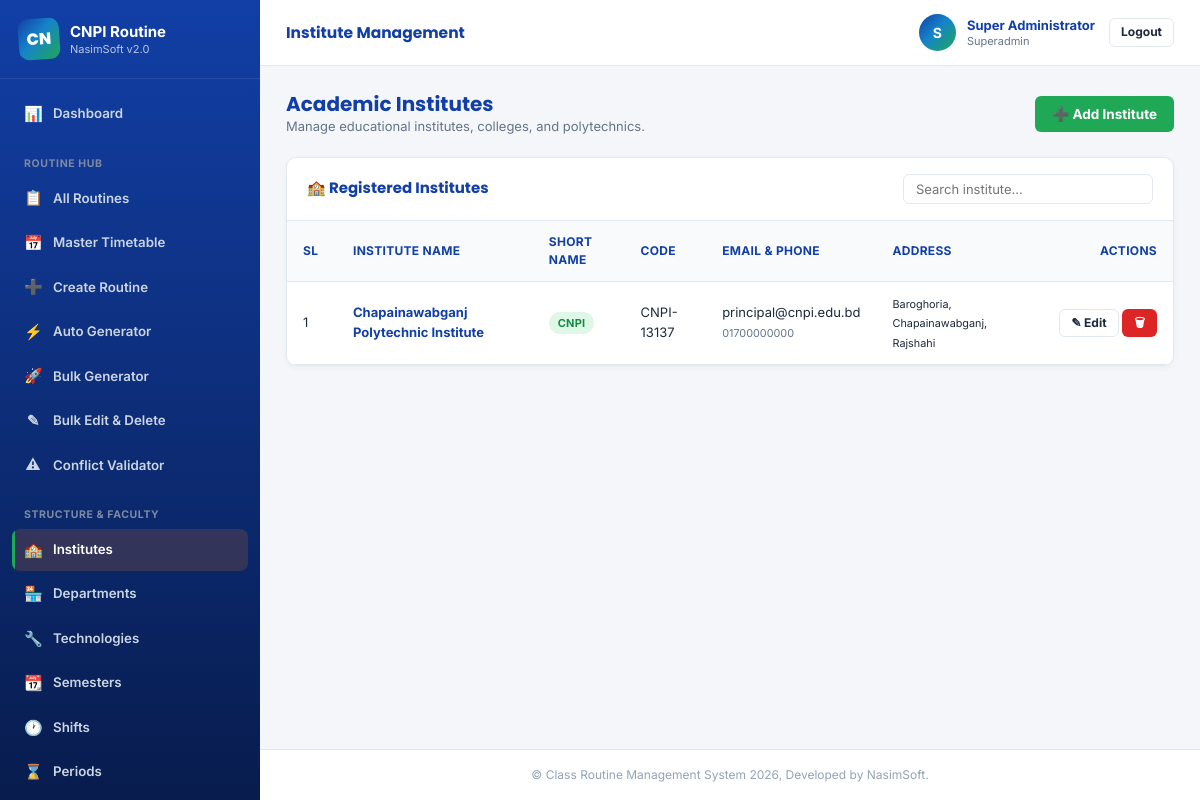
Page /admin/institutes.php (signed in) on the committed database.
### tables this page shows
CREATE TABLE `institutes` (
    `id` INT AUTO_INCREMENT PRIMARY KEY,
    `name` VARCHAR(255) NOT NULL,
    `short_name` VARCHAR(50) NOT NULL,
    `code` VARCHAR(50) NULL,
    `address` TEXT NULL,
    `email` VARCHAR(120) NULL,
    `phone` VARCHAR(50) NULL,
    `logo_path` VARCHAR(255) NULL,
    `created_at` TIMESTAMP DEFAULT CURRENT_TIMESTAMP,
    `updated_at` TIMESTAMP DEFAULT CURRENT_TIMESTAMP ON UPDATE CURRENT_TIMESTAMP
);

### includes/functions.php (called while the page is built, shortened)
<?php
function generateCsrfToken(): string {
    return $_SESSION['csrf_token'];
}

### admin/institutes.php (the view, shortened to what this page needs)
<?php
$db = Database::getInstance();
$institutes = $db->query("SELECT * FROM institutes ORDER BY id DESC")->fetchAll();
require_once __DIR__ . '/../includes/header.php';
?>
<div style="display: flex; justify-content: space-between; align-items: center; margin-bottom: 20px;">
    <div>
        <h2 style="color: var(--navy-blue); font-size: 20px; font-weight: 700;">Academic Institutes</h2>
        <p style="color: var(--text-muted); font-size: 13px;">Manage educational institutes, colleges, and polytechnics.</p>
    </div>
    <button class="btn btn-accent" onclick="App.openModal('instituteModal')">&#10133; Add Institute</button>
</div>
<div class="card">
    <div class="card-header">
        <h3>&#127979; Registered Institutes</h3>
        <input type="text" id="instituteSearch" class="form-control" placeholder="Search institute..." style="max-width: 250px; padding: 6px 12px; font-size: 13px;">
    </div>
    <div class="card-body" style="padding: 0;">
        <div class="table-responsive">
            <table class="table" id="instituteTable">
                <thead>
                    <tr>
                        <th style="width: 50px;">SL</th>
                        <th>Institute Name</th>
                        <th>Short Name</th>
                        <th>Code</th>
                        <th>Email & Phone</th>
                        <th>Address</th>
                        <th style="width: 130px; text-align: right;">Actions</th>
                    </tr>
                </thead>
                <tbody>
                    <?php if (empty($institutes)): ?>
                        <tr>
                            <td colspan="7" style="text-align: center; padding: 25px; color: var(--text-muted);">No institutes added yet.</td>
                        </tr>
                    <?php else: ?>
                        <?php foreach ($institutes as $idx => $inst): ?>
                            <tr>
                                <td><?= $idx + 1 ?></td>
                                <td>
                                    <div style="font-weight: 700; color: var(--navy-blue);"><?= htmlspecialchars($inst['name']) ?></div>
                                </td>
                                <td><span class="badge badge-accent"><?= htmlspecialchars($inst['short_name']) ?></span></td>
                                <td><?= htmlspecialchars($inst['code'] ?? 'N/A') ?></td>
                                <td>
                                    <div><?= htmlspecialchars($inst['email'] ?? '') ?></div>
                                    <small style="color: var(--text-muted);"><?= htmlspecialchars($inst['phone'] ?? '') ?></small>
                                </td>
                                <td><small><?= htmlspecialchars($inst['address'] ?? 'N/A') ?></small></td>
                                <td style="text-align: right;">
                                    <a href="institutes.php?edit=<?= $inst['id'] ?>" class="btn btn-outline btn-sm">&#9998; Edit</a>
                                    <button class="btn btn-danger btn-sm" onclick="App.confirm('Are you sure you want to delete this institute? Associated departments and routines will be deleted.', () => { window.location.href='institutes.php?delete=<?= $inst['id'] ?>&csrf_token=<?= generateCsrfToken() ?>'; })">&#128465;</button>
                                </td>
                            </tr>
                        <?php endforeach; ?>
                    <?php endif; ?>
                </tbody>
            </table>
        </div>
    </div>
</div>
<?php require_once __DIR__ . '/../includes/footer.php'; ?>

### assets/css/style.css (style rules this page uses)
:root { --navy: #123FA6; --navy-dark: #0A2A6E; --navy-soft: #1A50C9; --orange: #1FA855; --orange-dark: #178A46; --orange-light: #DEF7E6; --brand-gradient: linear-gradient(135deg, #123FA6 0%, #1584C9 45%, #1FA855 100%); --bg-light: #F4F6F9; --surface: #FFFFFF; --text-dark: #1E293B; --text-muted: #64748B; --text-faint: #94A3B8; --border-color: #E2E8F0; --success: #16A34A; --success-bg: #F0FDF4; --danger: #DC2626; --danger-bg: #FEF2F2; --warning: #D97706; --warning-bg: #FEF3C7; --info: #2563EB; --info-bg: #EFF6FF; --font-body: 'Inter', -apple-system, BlinkMacSystemFont, 'Segoe UI', Roboto, sans-serif; --font-heading: 'Poppins', var(--font-body); --font-print: 'Times New Roman', Georgia, 'Noto Serif', serif; --radius-sm: 6px; --radius: 10px; --radius-lg: 16px; --shadow-sm: 0 2px 6px rgba(15, 23, 42, 0.04); --shadow: 0 8px 24px rgba(15, 23, 42, 0.08); --shadow-lg: 0 20px 50px rgba(15, 23, 42, 0.18); --navy-blue: var(--navy); --dark-orange: var(--orange-dark); --accent: var(--orange); --border: var(--border-color); --light-gray: var(--bg-light); }
*, *::before, *::after { box-sizing: border-box; }
html { -webkit-text-size-adjust: 100%; }
body { margin: 0; font-family: var(--font-body); background: var(--bg-light); color: var(--text-dark); line-height: 1.5; -webkit-font-smoothing: antialiased; overflow-x: hidden; max-width: 100vw; }
h1, h2, h3, h4, h5, h6 { font-family: var(--font-heading); line-height: 1.25; margin: 0; }
p { margin: 0; }
a { color: inherit; }
button { font-family: inherit; }
.btn { display: inline-flex; align-items: center; gap: 6px; padding: 9px 16px; border-radius: var(--radius-sm); font-size: 13.5px; font-weight: 700; text-decoration: none; cursor: pointer; border: 1px solid transparent; transition: all 0.15s ease; line-height: 1.2; white-space: nowrap; }
.btn-sm { padding: 6px 11px; font-size: 12px; }
.btn-accent, .btn-orange { background: var(--orange); color: #FFF; }
.btn-outline { border-color: var(--border-color); color: var(--text-dark); background: #FFF; }
.btn-danger { background: var(--danger); color: #FFF; }
.badge { font-size: 11px; font-weight: 700; padding: 3px 9px; border-radius: 20px; display: inline-block; letter-spacing: 0.2px; }
.badge-accent { background: var(--orange-light); color: var(--orange-dark); }
.form-control, .form-select { width: 100%; padding: 10px 12px; font-size: 13.5px; font-family: inherit; color: var(--text-dark); border: 1px solid var(--border-color); border-radius: var(--radius-sm); outline: none; background: #FFF; transition: border-color 0.15s ease, box-shadow 0.15s ease; }
.card { background: var(--surface); border: 1px solid var(--border-color); border-radius: var(--radius); margin-bottom: 20px; box-shadow: var(--shadow-sm); overflow: hidden; }
.card-header { padding: 16px 20px; border-bottom: 1px solid var(--border-color); display: flex; justify-content: space-between; align-items: center; gap: 12px; flex-wrap: wrap; }
.card-header h3 { font-size: 15px; font-weight: 700; color: var(--navy); }
.card-body { padding: 20px; }
.table-responsive, .table-card { overflow-x: auto; }
.table { width: 100%; border-collapse: collapse; text-align: left; }
.table th, .table td { padding: 12px 16px; border-bottom: 1px solid var(--border-color); font-size: 13px; vertical-align: middle; }
.table th { background: #F8FAFC; color: var(--navy); font-weight: 700; font-size: 12px; text-transform: uppercase; letter-spacing: 0.3px; }
body.admin-body { display: flex; min-height: 100vh; }

### rows in the picture
institutes: name "Chapainawabganj Polytechnic Institute", short_name "CNPI", code "CNPI-13137", email "principal@cnpi.edu.bd", phone "01700000000", address "Baroghoria, Chapainawabganj, Rajshahi"

### other values in the picture
mb_substr($brandName, 0, 2) "CN"
$brandName "CNPI"
$pageTitle "Institute Management"
substr($userName, 0, 1) "S"
$userName "Super Administrator"
$userRole "Superadmin"
